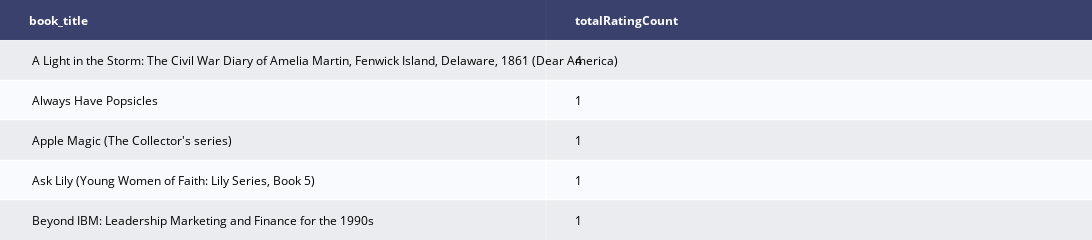

Source (notebook cell):
### Code cell
#Combined Book ratings

#dropping NaN values
combine_book_rating = df.dropna(axis = 0, subset = ['book_title'])

book_ratingCount = (combine_book_rating.
     groupby(by = ['book_title'])['rating'].
     count().
     reset_index().
     rename(columns = {'rating': 'totalRatingCount'})
     [['book_title', 'totalRatingCount']]
    )

dat = ff.create_table(book_ratingCount.head())
dat.update_layout(autosize=False,height=200, width = 1400)

### Figure 1 — Plotly figure (JSON) as saved in the notebook; plotly's stock layout.template omitted (floating-point values rounded to 4 significant figures)
{"data": [{"colorscale": [[0, "#00083e"], [0.5, "#ededee"], [1, "#ffffff"]], "hoverinfo": "none", "opacity": 0.75, "showscale": false, "type": "heatmap", "z": [[0, 0], [0.5, 0.5], [1, 1], [0.5, 0.5], [1, 1], [0.5, 0.5]]}], "layout": {"annotations": [{"align": "left", "font": {"color": "#ffffff"}, "showarrow": false, "text": "<b>book_title</b>", "x": -0.45, "xanchor": "left", "xref": "x", "y": 0, "yref": "y"}, {"align": "left", "font": {"color": "#ffffff"}, "showarrow": false, "text": "<b>totalRatingCount</b>", "x": 0.55, "xanchor": "left", "xref": "x", "y": 0, "yref": "y"}, {"align": "left", "font": {"color": "#000000"}, "showarrow": false, "text": " A Light in the Storm: The Civil War Diary of Amelia Martin, Fenwick Island, Delaware, 1861 (Dear America)", "x": -0.45, "xanchor": "left", "xref": "x", "y": 1, "yref": "y"}, {"align": "left", "font": {"color": "#000000"}, "showarrow": false, "text": "4", "x": 0.55, "xanchor": "left", "xref": "x", "y": 1, "yref": "y"}, {"align": "left", "font": {"color": "#000000"}, "showarrow": false, "text": " Always Have Popsicles", "x": -0.45, "xanchor": "left", "xref": "x", "y": 2, "yref": "y"}, {"align": "left", "font": {"color": "#000000"}, "showarrow": false, "text": "1", "x": 0.55, "xanchor": "left", "xref": "x", "y": 2, "yref": "y"}, {"align": "left", "font": {"color": "#000000"}, "showarrow": false, "text": " Apple Magic (The Collector's series)", "x": -0.45, "xanchor": "left", "xref": "x", "y": 3, "yref": "y"}, {"align": "left", "font": {"color": "#000000"}, "showarrow": false, "text": "1", "x": 0.55, "xanchor": "left", "xref": "x", "y": 3, "yref": "y"}, {"align": "left", "font": {"color": "#000000"}, "showarrow": false, "text": " Ask Lily (Young Women of Faith: Lily Series, Book 5)", "x": -0.45, "xanchor": "left", "xref": "x", "y": 4, "yref": "y"}, {"align": "left", "font": {"color": "#000000"}, "showarrow": false, "text": "1", "x": 0.55, "xanchor": "left", "xref": "x", "y": 4, "yref": "y"}, {"align": "left", "font": {"color": "#000000"}, "showarrow": false, "text": " Beyond IBM: Leadership Marketing and Finance for the 1990s", "x": -0.45, "xanchor": "left", "xref": "x", "y": 5, "yref": "y"}, {"align": "left", "font": {"color": "#000000"}, "showarrow": false, "text": "1", "x": 0.55, "xanchor": "left", "xref": "x", "y": 5, "yref": "y"}], "autosize": false, "height": 200, "margin": {"b": 0, "l": 0, "r": 0, "t": 0}, "width": 1400, "xaxis": {"dtick": 1, "gridwidth": 2, "showticklabels": false, "tick0": -0.5, "ticks": "", "zeroline": false}, "yaxis": {"autorange": "reversed", "dtick": 1, "gridwidth": 2, "showticklabels": false, "tick0": 0.5, "ticks": "", "zeroline": false}}}
